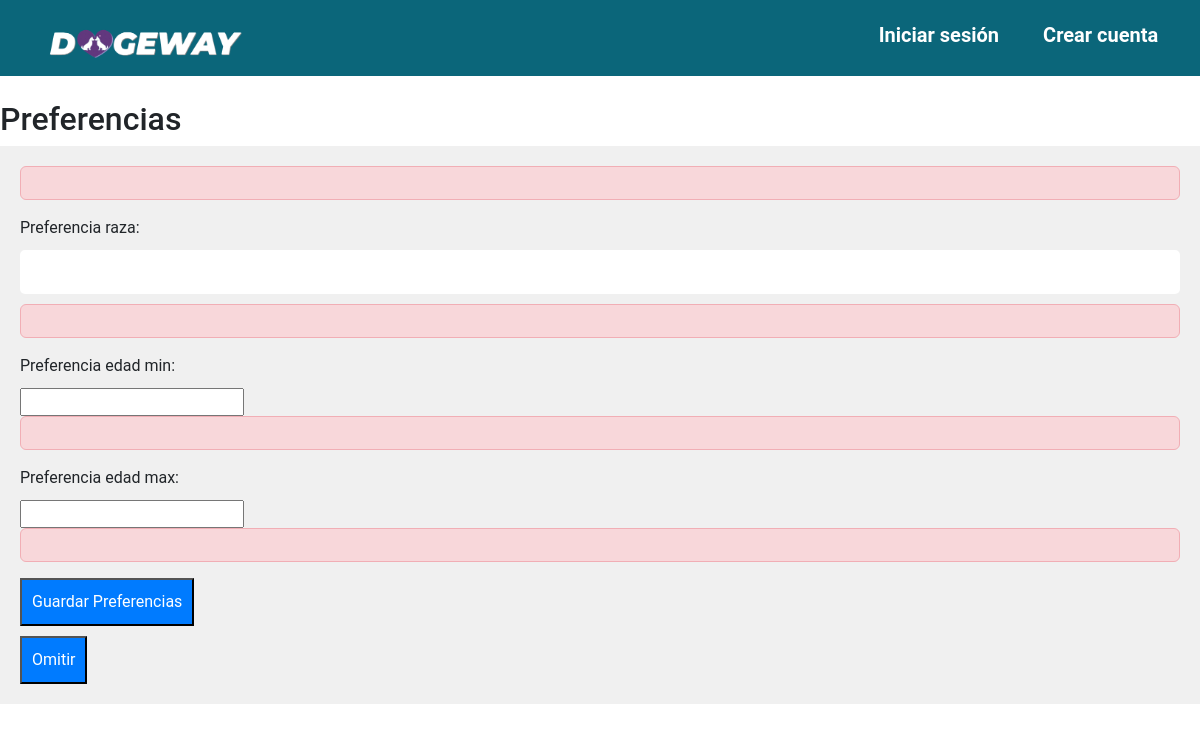
/preferencias/ (signed in), run on an earlier commit of the app's database.
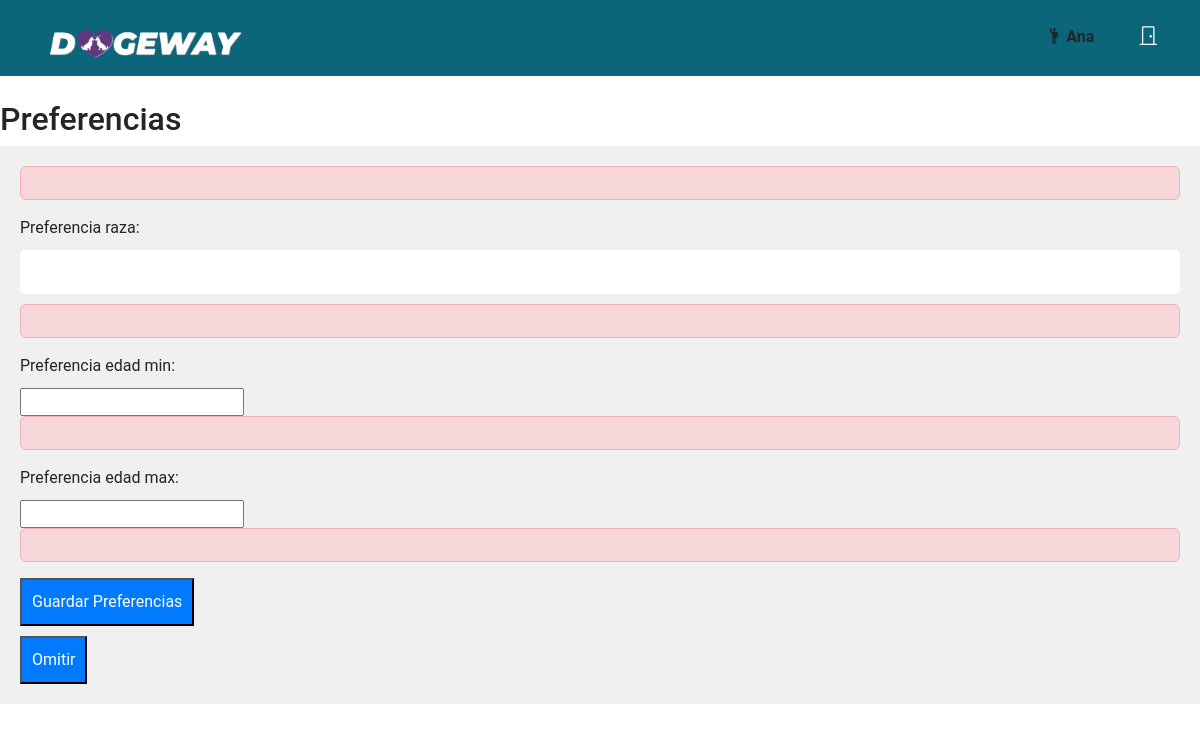
And on a later commit of the database.
### main_app/models.py (models this page shows, shortened)
class Usuario(AbstractUser):
    fotografia = models.ImageField(upload_to='usuarios/', null=True, blank=True)
    telefono = models.CharField(max_length=20)
    fecha_de_nacimiento = models.DateField()
    direccion = models.CharField(max_length=100)
    fotografia_identificacion = models.ImageField(upload_to='identificaciones/', null=True, blank=True)
    verificado = models.BooleanField(default=False)
    usuarios_bloqueados = models.ManyToManyField('self', symmetrical=False, related_name='usuarios_bloqueadores')
    groups = models.ManyToManyField('auth.Group', related_name='usuarios')
    user_permissions = models.ManyToManyField('auth.Permission', related_name='usuarios')

### main_app/views.py (the view)
# urls.py: path('preferencias/', views.preferencias, name='preferencias'),
@login_required
def preferencias(request):
    if request.method == 'POST':
        form = PreferenciasForm(request.POST)
        if 'submit_form' in request.POST:
            if form.is_valid():
                form.save()
        return redirect('/')  # Redirige a la página de inicio después del registro o si se omite el formulario
    else:
        form = PreferenciasForm()
    return render(request, 'Preferencias.html', {'form': form})

### main_app/forms.py
class PreferenciasForm(forms.ModelForm):
    class Meta:
        model = Preferencias
        fields = ['preferencia_tamaño', 'preferencia_raza', 'preferencia_edad_min', 'preferencia_edad_max']

### main_app/templates/Preferencias.html (shortened to what this page needs)
{% extends "layouts/base.html" %}
{% block content %}
<h2>Preferencias</h2>
  <form method="post" style="background-color: #f0f0f0; padding: 20px;">
    <div class="alert alert-danger">
    </div>
    {{ form.preferencia_raza.label_tag }} {{ form.preferencia_raza }}
    <div class="alert alert-danger">
    </div>
    {{ form.preferencia_edad_min.label_tag }} {{ form.preferencia_edad_min }}
    <div class="alert alert-danger">
    </div>
    {{ form.preferencia_edad_max.label_tag }} {{ form.preferencia_edad_max }}
    <div class="alert alert-danger">
    </div>
    <button type="submit" name="submit_form" style="background-color: #007bff; color: #fff; padding: 10px;">Guardar Preferencias</button>
    <button type="submit" style="background-color: #007bff; color: #fff; padding: 10px;">Omitir</button>
  </form>
{% endblock content %}

### main_app/templates/layouts/base.html (shortened to what this page needs)
{% load static %}
<!DOCTYPE html>
<html lang="en">
<head>
    {% load static %}
    <link href="https://cdn.jsdelivr.net/npm/bootstrap@5.3.2/dist/css/bootstrap.min.css" rel="stylesheet">
    <link rel="stylesheet" href="https://cdn.jsdelivr.net/npm/bootstrap-icons@1.11.2/font/bootstrap-icons.min.css">
    <link rel="stylesheet" href="{% static 'css/base.css' %}">
</head>
<body>
    <header>
        <nav>
            <div class="logo">
                <a href="{% url 'home' %}">
                    <img src="{% static 'imagenes/LOGO.png' %}" alt="Dogeway Logo">
                </a>
            </div>
            <ul>
                {% if user.is_authenticated and user.verificado %}
                    <li class="hola">
                        <i class="bi bi-person-raised-hand"></i>
                        {{ user.username }}
                    </li>
                    <li><a href="{% url 'logout' %}?next={% url 'home' %}" id="logout-link"><i class="bi bi-door-closed"></i></a></li>
                {% else %}
                <li><a href="{% url 'login' %}">Iniciar sesión</a></li>
                <li><a href="{% url 'signup' %}">Crear cuenta</a></li>
                {% endif %}
            </ul>
        </nav>
    </header>
    <div class="content">
        {% block content %}{% endblock %}
    </div>
</body>
</html>

What changed in the data, as far as the page shows it:
now on this page (row edited): Usuario: username "Ana"
changed Usuario: verificado False → True (drawn)
Also different on the page:
text no longer shown: "Iniciar sesión Crear cuenta"
